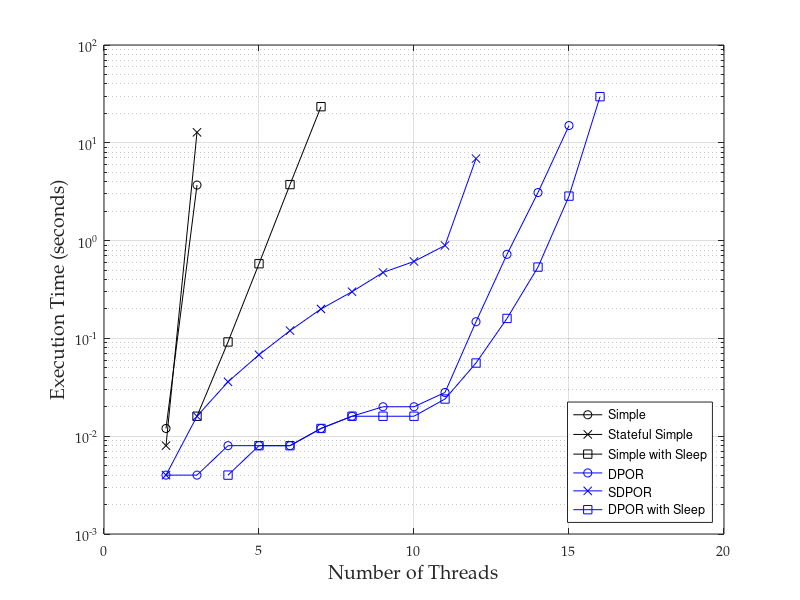

Write the MATLAB code that produced this figure.
%% importing data
transitions = dlmread('fs_time_data.csv', ',', 1, 1);
% convert 0 values to NaNs, as these don't plot
transitions(transitions==0)=nan;
threads = [1:17];

%% plotting lines

semilogy(threads, transitions(:, 1), 'ko-')
hold on
semilogy(threads, transitions(:, 2), 'kx-')
semilogy(threads, transitions(:, 3), 'ks-')
semilogy(threads, transitions(:, 4), 'bo-')
semilogy(threads, transitions(:, 5), 'bx-')
semilogy(threads, transitions(:, 6), 'bs-')
hold off
grid on

%% adding legend and axis labels
set(gca, 'FontName', 'Palatino Linotype');
legend('Simple', 'Stateful Simple', 'Simple with Sleep', ...
	'DPOR', 'SDPOR', 'DPOR with Sleep', 'Location','southeast');
xlabel('Number of Threads', 'fontsize', 14);
ylabel('Execution Time (seconds)', 'fontsize', 14)